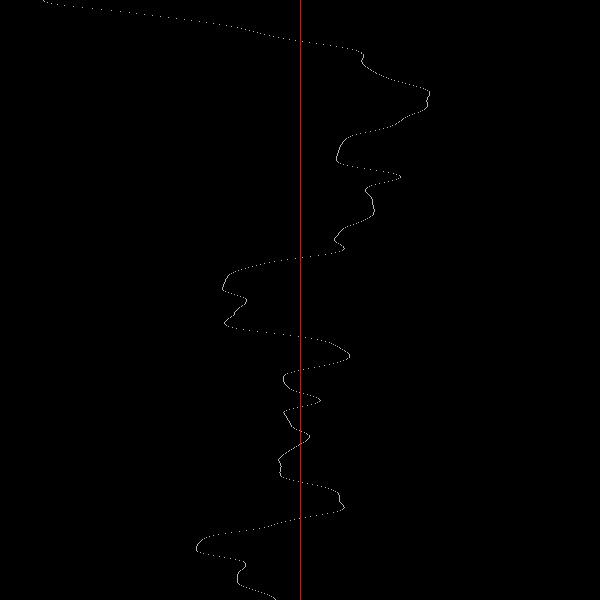
Frame 1 (no input)
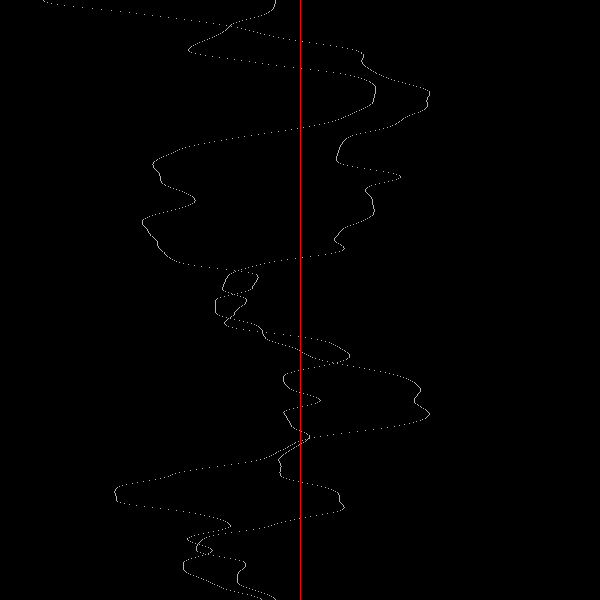
Frame 2 (the mouse pressed at the canvas centre, redrawn once)

The Processing sketch that drew these frames (run headless with seeded random() and noise(); the mouse was pressed at the canvas centre and the sketch redrawn once):

// Processing sketch: nouvelle_evaluation_noise
// ── nouvelle_evaluation_noise.pde
// Utilisation de la commande noise()
// Usage de base, avec variations sur une seule dimension

/* Note :
 // Correction d’un ancien sketch, où je réalisais une incrémentation du temps
 // à l’aide d’un float, ce qui entrainait des erreurs d’arrondissement et des problèmes
 // observés dans l’étude des «limites de la commande noise».
 // Il faut plutôt incrémenter l’horloge par des entiers (variable timeSteps de type int
 // et commande timeSteps++ par incrément de 1),
 // puis fractionner ce compteur à l’aide d’une valeur float (variable noiseScale).
 */

// Variables essentielles
int timeSteps = 0; // privilégier le format de type entier
float noiseScale = 1.0/100.0; // plus la fraction est petite, plus l’évolution sera lente
float amplitude =600; // servira à faire le mappage des valeurs (0-1) vers la nouvelle échelle

// Variables destinées à l’affichage des points
float deltaX = 0, posInit;
int nbIterations = 1; // nombre de fois que l’on effectue l’évaluation avant 


void setup() {
  size(600, 600);
  background(0);
  stroke(255);
  noFill();
  noLoop();

  // Optionnel :
  // Si l’on veut que le parcours erratique soit identique à chaque compilation
  // noiseSeed(0);
  // Si l’on veut s’assurer d’un nouveau parcours à chaque démarrage du sketch :
  noiseSeed(System.currentTimeMillis());

  // Fortement conseillé :
  // L’état du NoiseDetail() par défaut tend à retourner des valeurs qui seront en moyenne décentrées (< 0.5)
  // Les arguments 4 et 0.54321 permettent de recentrer les valeurs du noise et de les maintenir à l’intérieur des limites 0,1
  noiseDetail(4, 0.54321); // Valeur par défaut : (4, 0.5)
  //noiseDetail(2, 1);
  
  posInit = width/2;
}

void draw() {
  //background(0);

  // Effet de trace partielle (avec effacement progressif dans le temps)
  fill(0, 5);
  noStroke();
  rect(0, 0, width, height);


  // La boucle permet de simuler l’évolution de la valeur obtenue par le noise,
  // et de visualiser ces changements en laissant une trace verticale
  noFill();
  stroke(255);
  for (int y = 0; y < height; y++) {
    for (int j = 0; j < nbIterations; j++) {
      // Ci-dessous, les deux étapes proposées pour "bien" formater
      // la valeur obtenue par la commande noise()
      deltaX = ((noise(timeSteps*noiseScale))*amplitude)-(amplitude*0.5);
      deltaX = constrain(deltaX, -(amplitude*0.5), (amplitude*0.5)); // on ne dépassera pas les limites
      point(posInit+deltaX, y);
      timeSteps++;
    }
  }

  // Repère vertical au centre du sketch
  stroke(255, 0, 0);
  line(posInit, 0, posInit, height);


  // Pour fixer le nombre d’itérations qui seront complétées
  // *0 implique un seul passage, *1, deux itérations, etc.
  //if (timeSteps > (height*nbIterations)*0) {
  //  timeSteps = 0;
  //  noLoop();
  //}
}

void mousePressed() {
  println(timeSteps);
  redraw();
}
